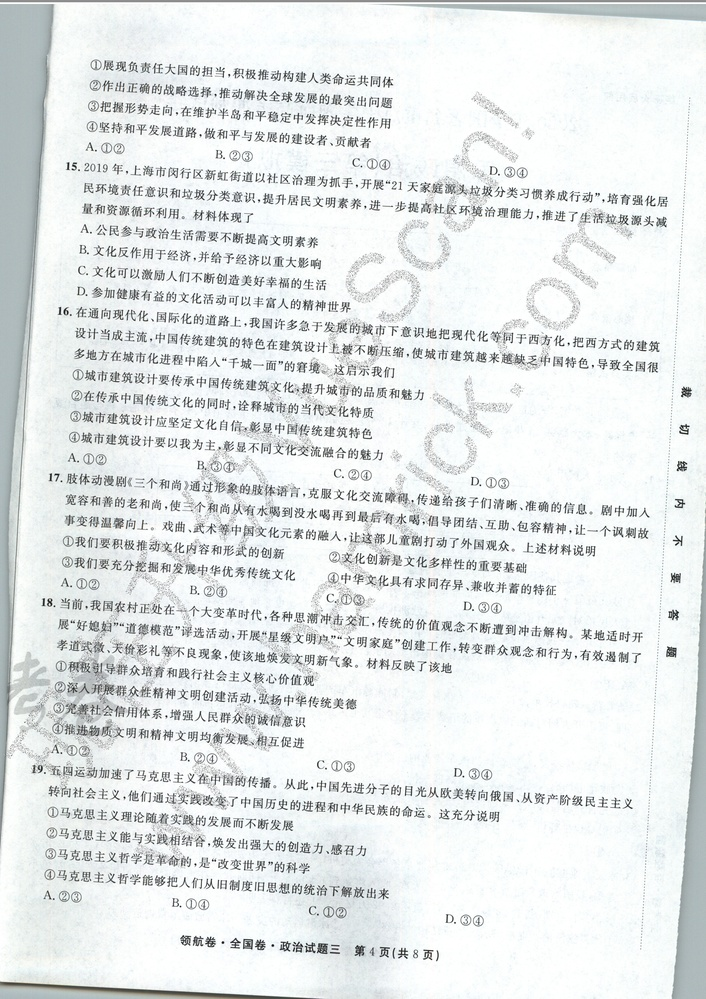
#> input picture testPic/2019-12-20-0101.jpg, 706 x 999 px, shrunk from 2472 x 3496 before the run, found by its file name
$ python 17_20191221232319.py
#> lines starting #> are read from the running program, lines starting #| are printed output that depends on the picture
from PIL import Image
from numpy import *

file_path = '/Users/leaf/project/scanWords/testPic/2019-12-20-0101.jpg'
pil_im = Image.open(file_path)
#> pil_im is the input picture: PIL image 706x999 RGB; mean R, G, B 228.1, 232, 232.2
pil_im = pil_im.rotate(20)
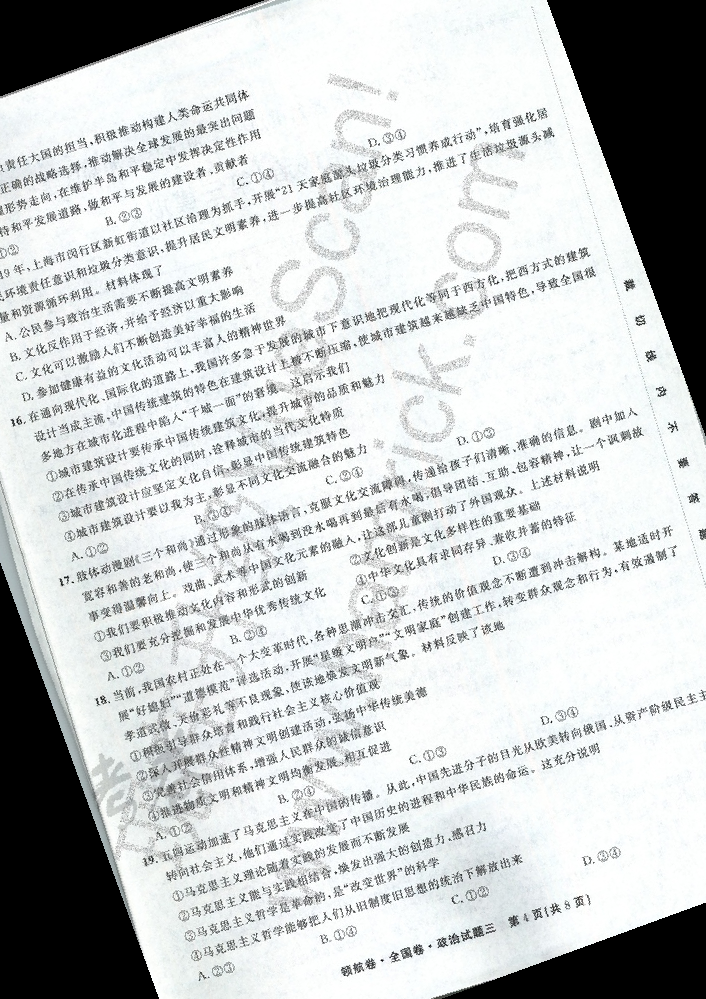
#> pil_im: PIL image 706x999 RGB; mean R, G, B 198.5, 201.6, 201.8
new_file_path = '/Users/leaf/project/scanWords/testPic/new_2019-12-20-0101.jpg'
pil_im.save(new_file_path)

$ run again, with testPic/2019-12-20-0012.jpg copied over testPic/2019-12-20-0101.jpg
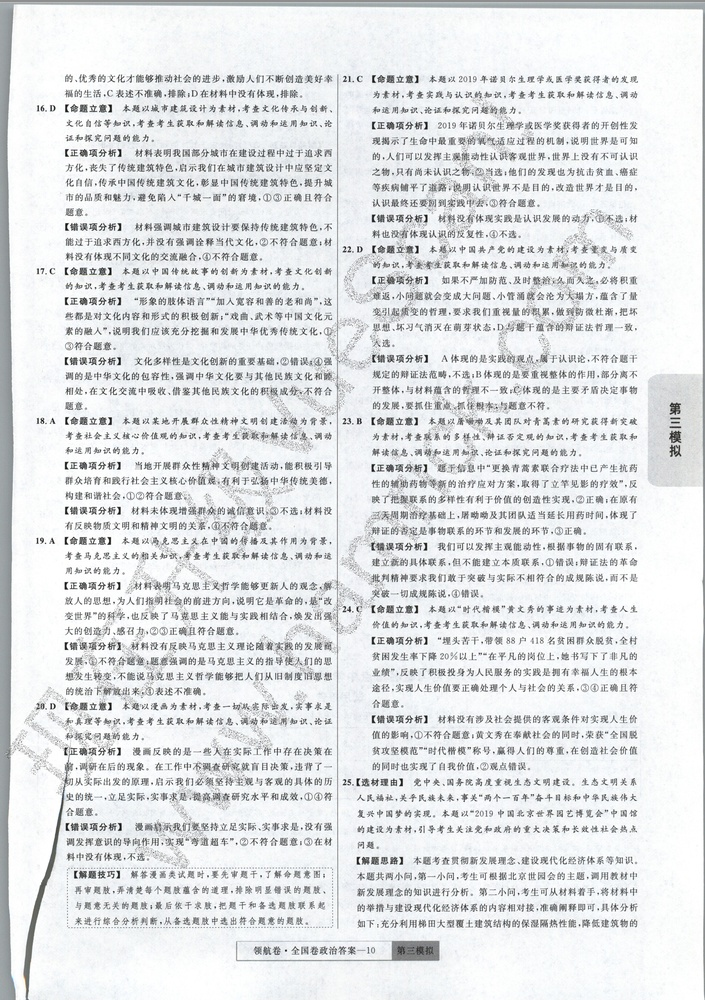
#> input picture testPic/2019-12-20-0012.jpg, 705 x 1000 px, shrunk from 2472 x 3504 before the run, found by its file name
#> pil_im is the input picture: PIL image 705x1000 RGB; mean R, G, B 224.7, 226.9, 228.6
#> `pil_im = pil_im.rotate(20)`:
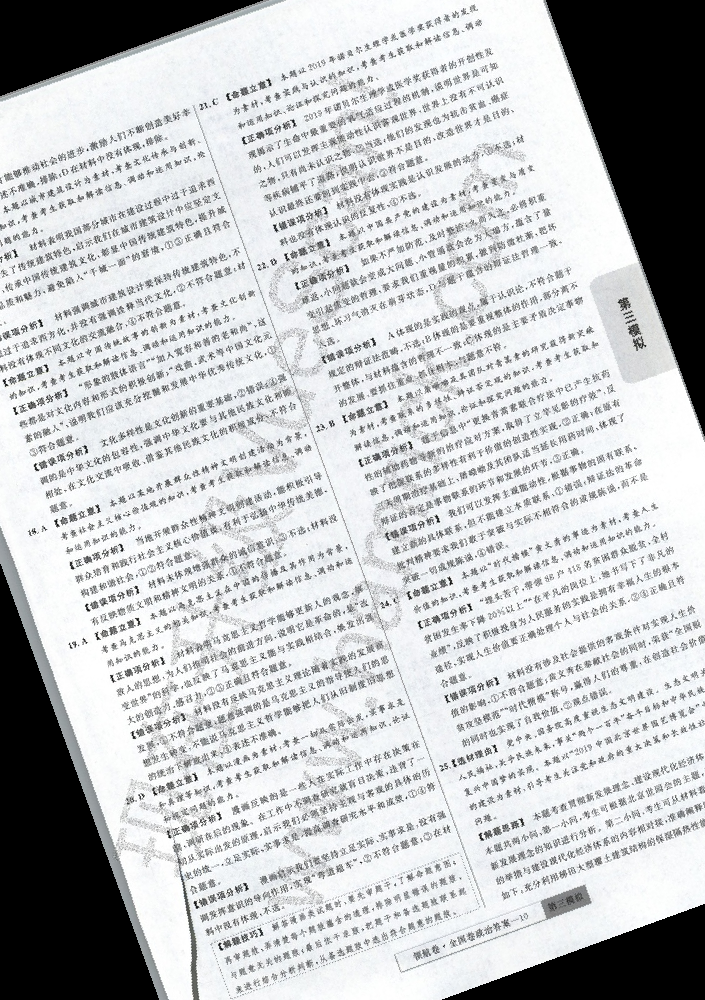
#> pil_im: PIL image 705x1000 RGB; mean R, G, B 192.8, 194.7, 196.4

$ run again, with testPic/2019-12-20-0019.jpg copied over testPic/2019-12-20-0101.jpg
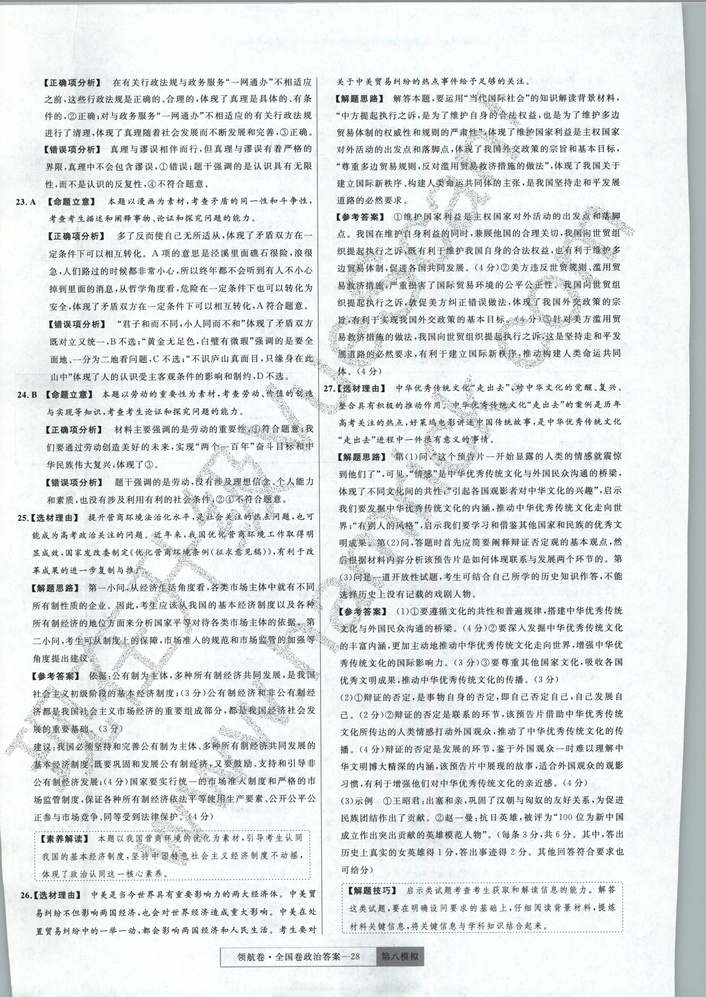
#> input picture testPic/2019-12-20-0019.jpg, 706 x 997 px, shrunk from 2472 x 3488 before the run, found by its file name
#> pil_im is the input picture: PIL image 706x997 RGB; mean R, G, B 225.8, 229.8, 230.2
#> `pil_im = pil_im.rotate(20)`:
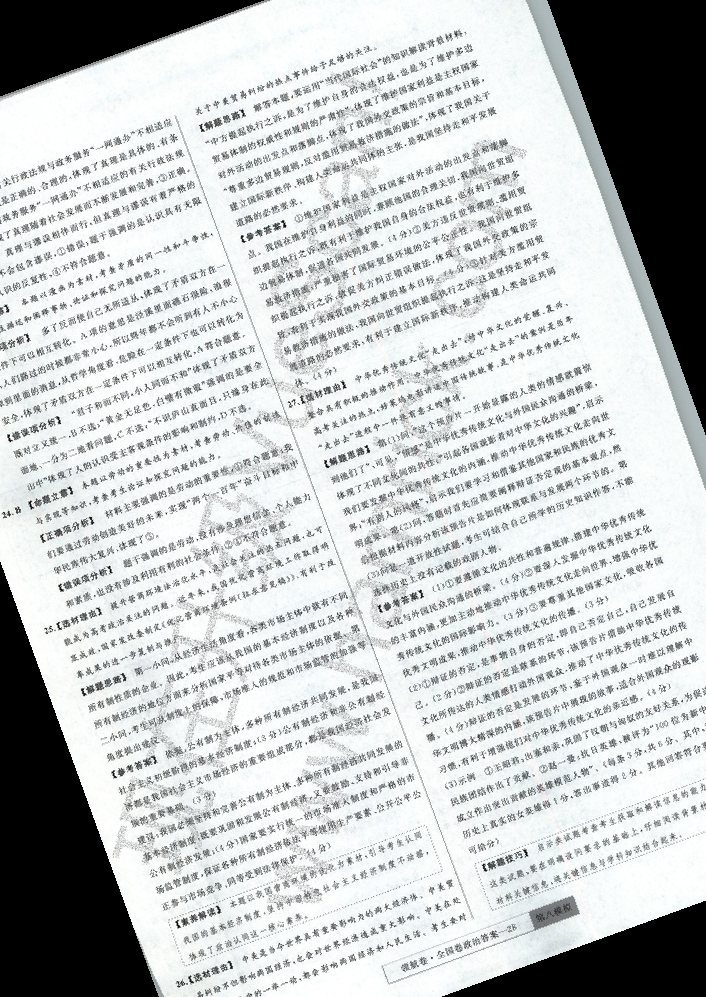
#> pil_im: PIL image 706x997 RGB; mean R, G, B 194.8, 198.1, 198.5

$ run again, with testPic/2019-12-20-0030.jpg copied over testPic/2019-12-20-0101.jpg
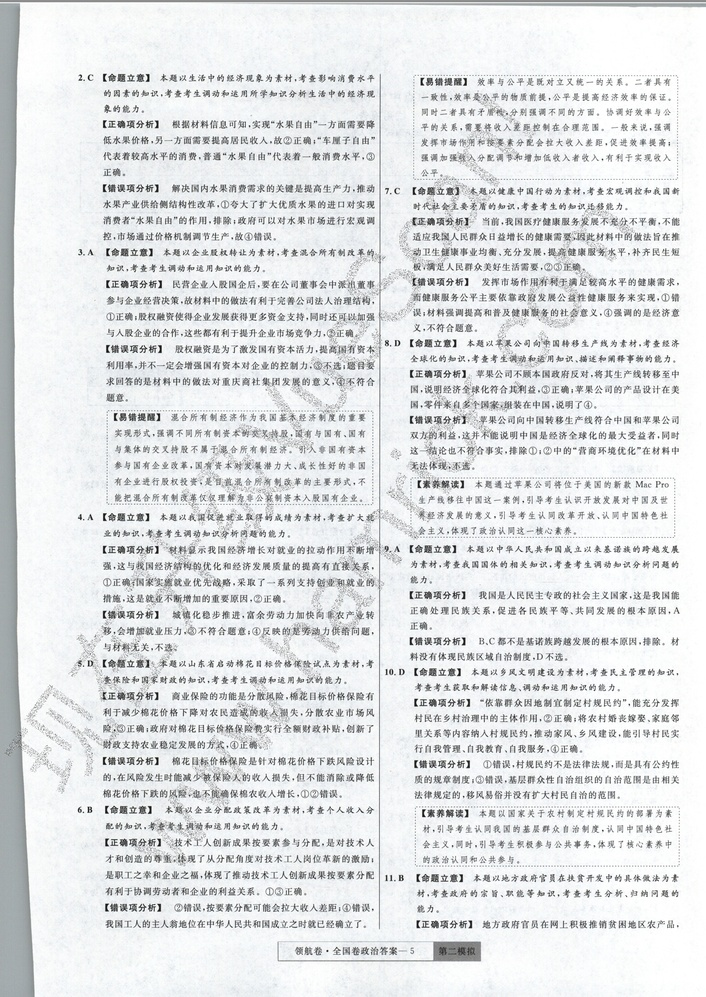
#> input picture testPic/2019-12-20-0030.jpg, 706 x 997 px, shrunk from 2472 x 3488 before the run, found by its file name
#> pil_im is the input picture: PIL image 706x997 RGB; mean R, G, B 224.9, 227, 228.5
#> `pil_im = pil_im.rotate(20)`:
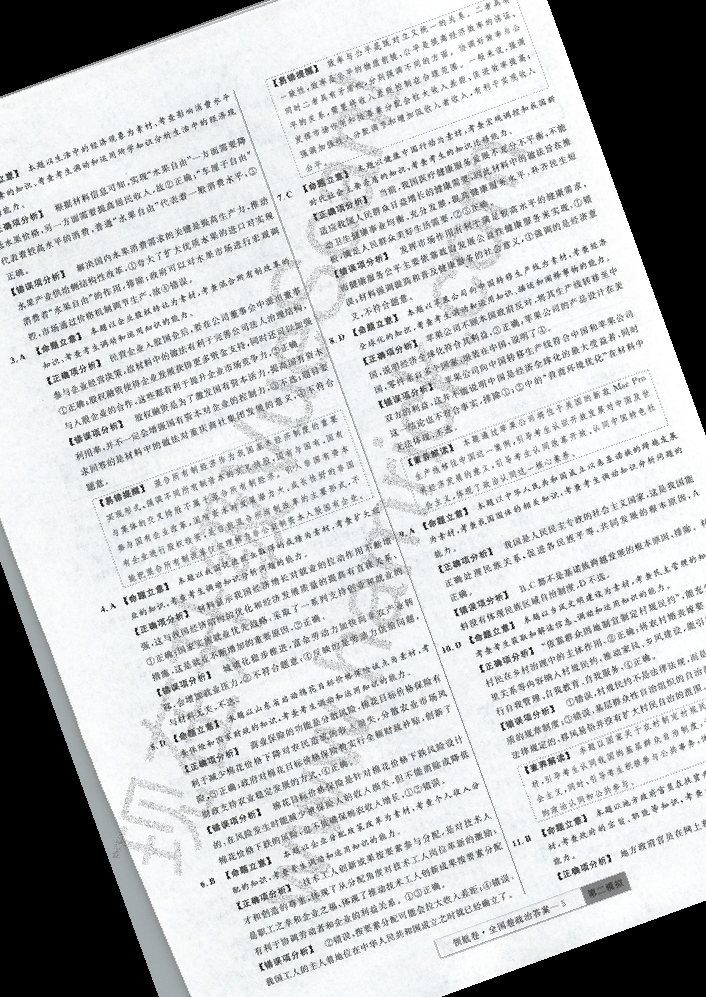
#> pil_im: PIL image 706x997 RGB; mean R, G, B 193.3, 195.1, 196.5
